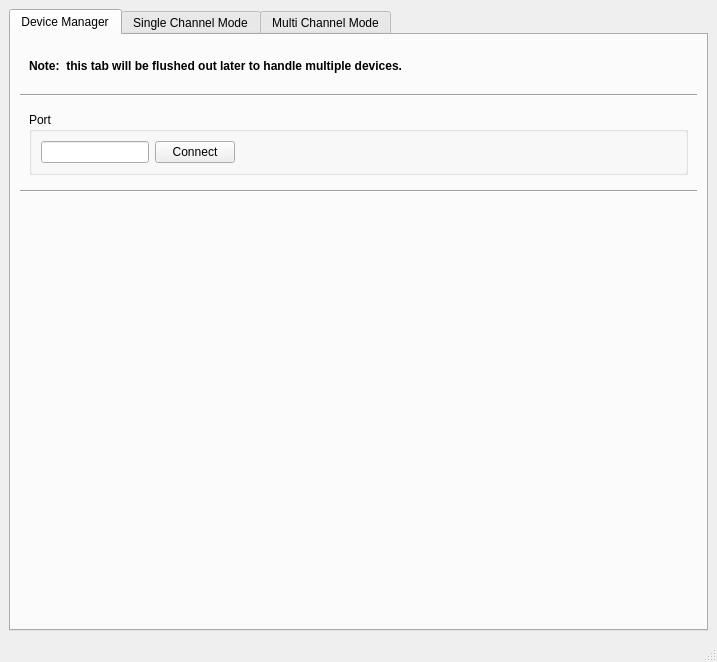
<?xml version="1.0" encoding="UTF-8"?>
<ui version="4.0">
 <class>MainWindow</class>
 <widget class="QMainWindow" name="MainWindow">
  <property name="geometry">
   <rect>
    <x>0</x>
    <y>0</y>
    <width>717</width>
    <height>662</height>
   </rect>
  </property>
  <property name="windowTitle">
   <string>Expresso Capillary Sensor</string>
  </property>
  <widget class="QWidget" name="centralwidget">
   <layout class="QVBoxLayout" name="verticalLayout">
    <item>
     <widget class="QTabWidget" name="tabWidget">
      <property name="currentIndex">
       <number>0</number>
      </property>
      <widget class="QWidget" name="deviceTab">
       <attribute name="title">
        <string>Device Manager</string>
       </attribute>
       <layout class="QVBoxLayout" name="verticalLayout_8">
        <item>
         <widget class="QWidget" name="widget_13" native="true">
          <layout class="QHBoxLayout" name="horizontalLayout_16">
           <property name="topMargin">
            <number>15</number>
           </property>
           <property name="bottomMargin">
            <number>15</number>
           </property>
           <item>
            <widget class="QLabel" name="label_7">
             <property name="font">
              <font>
               <weight>75</weight>
               <bold>true</bold>
              </font>
             </property>
             <property name="text">
              <string>Note:  this tab will be flushed out later to handle multiple devices.</string>
             </property>
            </widget>
           </item>
          </layout>
         </widget>
        </item>
        <item>
         <widget class="Line" name="line_8">
          <property name="orientation">
           <enum>Qt::Horizontal</enum>
          </property>
         </widget>
        </item>
        <item>
         <widget class="QWidget" name="widget_1" native="true">
          <property name="sizePolicy">
           <sizepolicy hsizetype="Preferred" vsizetype="Fixed">
            <horstretch>0</horstretch>
            <verstretch>0</verstretch>
           </sizepolicy>
          </property>
          <layout class="QHBoxLayout" name="horizontalLayout_2">
           <item>
            <widget class="QGroupBox" name="groupBox_3">
             <property name="title">
              <string>Port</string>
             </property>
             <layout class="QHBoxLayout" name="horizontalLayout">
              <item>
               <widget class="QLineEdit" name="portLineEdit">
                <property name="sizePolicy">
                 <sizepolicy hsizetype="Fixed" vsizetype="Fixed">
                  <horstretch>0</horstretch>
                  <verstretch>0</verstretch>
                 </sizepolicy>
                </property>
                <property name="focusPolicy">
                 <enum>Qt::ClickFocus</enum>
                </property>
               </widget>
              </item>
              <item>
               <widget class="QPushButton" name="connectPushButton">
                <property name="sizePolicy">
                 <sizepolicy hsizetype="Fixed" vsizetype="Fixed">
                  <horstretch>0</horstretch>
                  <verstretch>0</verstretch>
                 </sizepolicy>
                </property>
                <property name="text">
                 <string>Connect</string>
                </property>
               </widget>
              </item>
              <item>
               <spacer name="horizontalSpacer">
                <property name="orientation">
                 <enum>Qt::Horizontal</enum>
                </property>
                <property name="sizeHint" stdset="0">
                 <size>
                  <width>114</width>
                  <height>20</height>
                 </size>
                </property>
               </spacer>
              </item>
             </layout>
             <zorder>portLineEdit</zorder>
             <zorder>connectPushButton</zorder>
             <zorder>horizontalSpacer</zorder>
            </widget>
           </item>
          </layout>
         </widget>
        </item>
        <item>
         <widget class="Line" name="line_2">
          <property name="orientation">
           <enum>Qt::Horizontal</enum>
          </property>
         </widget>
        </item>
        <item>
         <spacer name="verticalSpacer_2">
          <property name="orientation">
           <enum>Qt::Vertical</enum>
          </property>
          <property name="sizeHint" stdset="0">
           <size>
            <width>20</width>
            <height>40</height>
           </size>
          </property>
         </spacer>
        </item>
       </layout>
      </widget>
      <widget class="QWidget" name="singleChannelTab">
       <attribute name="title">
        <string>Single Channel Mode</string>
       </attribute>
       <layout class="QVBoxLayout" name="verticalLayout_7">
        <item>
         <widget class="QWidget" name="singleChannelStartWidget" native="true">
          <layout class="QHBoxLayout" name="horizontalLayout_12">
           <property name="topMargin">
            <number>9</number>
           </property>
           <property name="bottomMargin">
            <number>0</number>
           </property>
           <item>
            <widget class="QGroupBox" name="suBox">
             <property name="title">
              <string>Active Device &amp;&amp; Channel</string>
             </property>
             <layout class="QHBoxLayout" name="horizontalLayout_13">
              <item>
               <widget class="QComboBox" name="singleChannelDeviceComboBox">
                <property name="sizePolicy">
                 <sizepolicy hsizetype="Fixed" vsizetype="Fixed">
                  <horstretch>0</horstretch>
                  <verstretch>0</verstretch>
                 </sizepolicy>
                </property>
                <property name="minimumSize">
                 <size>
                  <width>180</width>
                  <height>0</height>
                 </size>
                </property>
                <property name="maximumSize">
                 <size>
                  <width>180</width>
                  <height>16777215</height>
                 </size>
                </property>
               </widget>
              </item>
             </layout>
            </widget>
           </item>
           <item>
            <widget class="QGroupBox" name="channelBox">
             <property name="sizePolicy">
              <sizepolicy hsizetype="Preferred" vsizetype="Fixed">
               <horstretch>0</horstretch>
               <verstretch>0</verstretch>
              </sizepolicy>
             </property>
             <property name="title">
              <string/>
             </property>
             <layout class="QHBoxLayout" name="horizontalLayout_3">
              <item>
               <widget class="QRadioButton" name="channelRadioButton_1">
                <property name="text">
                 <string>1</string>
                </property>
               </widget>
              </item>
              <item>
               <widget class="QRadioButton" name="channelRadioButton_2">
                <property name="text">
                 <string>2</string>
                </property>
               </widget>
              </item>
              <item>
               <widget class="QRadioButton" name="channelRadioButton_3">
                <property name="text">
                 <string>3</string>
                </property>
               </widget>
              </item>
              <item>
               <widget class="QRadioButton" name="channelRadioButton_4">
                <property name="text">
                 <string>4</string>
                </property>
               </widget>
              </item>
              <item>
               <widget class="QRadioButton" name="channelRadioButton_5">
                <property name="text">
                 <string>5</string>
                </property>
               </widget>
              </item>
              <item>
               <spacer name="horizontalSpacer_2">
                <property name="orientation">
                 <enum>Qt::Horizontal</enum>
                </property>
                <property name="sizeType">
                 <enum>QSizePolicy::Expanding</enum>
                </property>
                <property name="sizeHint" stdset="0">
                 <size>
                  <width>30</width>
                  <height>20</height>
                 </size>
                </property>
               </spacer>
              </item>
              <item>
               <widget class="QPushButton" name="singleChannelStart">
                <property name="sizePolicy">
                 <sizepolicy hsizetype="Fixed" vsizetype="Fixed">
                  <horstretch>0</horstretch>
                  <verstretch>0</verstretch>
                 </sizepolicy>
                </property>
                <property name="minimumSize">
                 <size>
                  <width>80</width>
                  <height>0</height>
                 </size>
                </property>
                <property name="text">
                 <string>Start</string>
                </property>
               </widget>
              </item>
             </layout>
            </widget>
           </item>
          </layout>
         </widget>
        </item>
        <item>
         <widget class="Line" name="line_3">
          <property name="orientation">
           <enum>Qt::Horizontal</enum>
          </property>
         </widget>
        </item>
        <item>
         <widget class="QWidget" name="widget_4" native="true">
          <layout class="QVBoxLayout" name="verticalLayout_6">
           <item>
            <widget class="QGroupBox" name="singleChannelPixelBox">
             <property name="title">
              <string>Pixel Values</string>
             </property>
             <layout class="QVBoxLayout" name="verticalLayout_5">
              <item>
               <widget class="MplWidget" name="mpl" native="true">
                <property name="sizePolicy">
                 <sizepolicy hsizetype="Expanding" vsizetype="Expanding">
                  <horstretch>0</horstretch>
                  <verstretch>0</verstretch>
                 </sizepolicy>
                </property>
                <property name="minimumSize">
                 <size>
                  <width>200</width>
                  <height>200</height>
                 </size>
                </property>
               </widget>
              </item>
              <item>
               <widget class="QWidget" name="widget_11" native="true">
                <layout class="QHBoxLayout" name="horizontalLayout_14">
                 <property name="topMargin">
                  <number>0</number>
                 </property>
                 <property name="bottomMargin">
                  <number>0</number>
                 </property>
                 <item>
                  <spacer name="horizontalSpacer_3">
                   <property name="orientation">
                    <enum>Qt::Horizontal</enum>
                   </property>
                   <property name="sizeHint" stdset="0">
                    <size>
                     <width>40</width>
                     <height>20</height>
                    </size>
                   </property>
                  </spacer>
                 </item>
                 <item>
                  <widget class="QLabel" name="label_10">
                   <property name="font">
                    <font>
                     <weight>75</weight>
                     <bold>true</bold>
                    </font>
                   </property>
                   <property name="text">
                    <string>Pixel Normalization</string>
                   </property>
                  </widget>
                 </item>
                 <item>
                  <widget class="QPushButton" name="clearNormalizationPushButton">
                   <property name="sizePolicy">
                    <sizepolicy hsizetype="Fixed" vsizetype="Fixed">
                     <horstretch>0</horstretch>
                     <verstretch>0</verstretch>
                    </sizepolicy>
                   </property>
                   <property name="minimumSize">
                    <size>
                     <width>80</width>
                     <height>0</height>
                    </size>
                   </property>
                   <property name="text">
                    <string>Clear</string>
                   </property>
                  </widget>
                 </item>
                 <item>
                  <widget class="QPushButton" name="setNormalizationPushButton">
                   <property name="text">
                    <string>Set</string>
                   </property>
                  </widget>
                 </item>
                 <item>
                  <widget class="QPushButton" name="saveNormalizationPushButton">
                   <property name="text">
                    <string>Save</string>
                   </property>
                  </widget>
                 </item>
                 <item>
                  <widget class="QPushButton" name="loadNormalizationPushButton">
                   <property name="text">
                    <string>Load</string>
                   </property>
                  </widget>
                 </item>
                </layout>
               </widget>
              </item>
             </layout>
            </widget>
           </item>
          </layout>
         </widget>
        </item>
        <item>
         <widget class="QWidget" name="widget_5" native="true">
          <layout class="QHBoxLayout" name="horizontalLayout_6">
           <property name="topMargin">
            <number>0</number>
           </property>
           <property name="bottomMargin">
            <number>0</number>
           </property>
           <item>
            <widget class="QGroupBox" name="singleChannelLevelBox">
             <property name="title">
              <string>Fluid Level</string>
             </property>
             <layout class="QHBoxLayout" name="horizontalLayout_5">
              <item>
               <spacer name="horizontalSpacer_5">
                <property name="orientation">
                 <enum>Qt::Horizontal</enum>
                </property>
                <property name="sizeType">
                 <enum>QSizePolicy::Fixed</enum>
                </property>
                <property name="sizeHint" stdset="0">
                 <size>
                  <width>40</width>
                  <height>20</height>
                 </size>
                </property>
               </spacer>
              </item>
              <item>
               <widget class="QProgressBar" name="singleChannelProgressBar">
                <property name="font">
                 <font>
                  <weight>75</weight>
                  <bold>true</bold>
                 </font>
                </property>
                <property name="value">
                 <number>0</number>
                </property>
                <property name="format">
                 <string>%v nl</string>
                </property>
               </widget>
              </item>
              <item>
               <spacer name="horizontalSpacer_6">
                <property name="orientation">
                 <enum>Qt::Horizontal</enum>
                </property>
                <property name="sizeType">
                 <enum>QSizePolicy::Fixed</enum>
                </property>
                <property name="sizeHint" stdset="0">
                 <size>
                  <width>40</width>
                  <height>20</height>
                 </size>
                </property>
               </spacer>
              </item>
             </layout>
            </widget>
           </item>
          </layout>
         </widget>
        </item>
       </layout>
      </widget>
      <widget class="QWidget" name="multiChannelTab">
       <attribute name="title">
        <string>Multi Channel Mode</string>
       </attribute>
       <layout class="QVBoxLayout" name="verticalLayout_4">
        <item>
         <widget class="QWidget" name="widget_6" native="true">
          <layout class="QVBoxLayout" name="verticalLayout_3">
           <item>
            <widget class="QWidget" name="multiChannelStartWidget" native="true">
             <layout class="QHBoxLayout" name="horizontalLayout_4">
              <property name="topMargin">
               <number>0</number>
              </property>
              <property name="bottomMargin">
               <number>0</number>
              </property>
              <item>
               <widget class="QCheckBox" name="loggingCheckBox">
                <property name="font">
                 <font>
                  <weight>75</weight>
                  <bold>true</bold>
                 </font>
                </property>
                <property name="text">
                 <string>Logging</string>
                </property>
                <property name="checked">
                 <bool>true</bool>
                </property>
               </widget>
              </item>
              <item>
               <spacer name="horizontalSpacer_4">
                <property name="orientation">
                 <enum>Qt::Horizontal</enum>
                </property>
                <property name="sizeHint" stdset="0">
                 <size>
                  <width>40</width>
                  <height>20</height>
                 </size>
                </property>
               </spacer>
              </item>
              <item>
               <widget class="QPushButton" name="multiChannelStart">
                <property name="sizePolicy">
                 <sizepolicy hsizetype="Fixed" vsizetype="Fixed">
                  <horstretch>0</horstretch>
                  <verstretch>0</verstretch>
                 </sizepolicy>
                </property>
                <property name="text">
                 <string>Start</string>
                </property>
               </widget>
              </item>
             </layout>
            </widget>
           </item>
           <item>
            <widget class="Line" name="line_7">
             <property name="orientation">
              <enum>Qt::Horizontal</enum>
             </property>
            </widget>
           </item>
           <item>
            <widget class="QTabWidget" name="multiChannelDeviceTabWidget">
             <property name="currentIndex">
              <number>0</number>
             </property>
             <widget class="QWidget" name="widget">
              <attribute name="title">
               <string>Device 1</string>
              </attribute>
              <layout class="QVBoxLayout" name="verticalLayout_10">
               <item>
                <widget class="QScrollArea" name="scrollArea">
                 <property name="widgetResizable">
                  <bool>true</bool>
                 </property>
                 <widget class="QWidget" name="scrollAreaWidgetContents">
                  <property name="geometry">
                   <rect>
                    <x>0</x>
                    <y>0</y>
                    <width>635</width>
                    <height>386</height>
                   </rect>
                  </property>
                  <layout class="QVBoxLayout" name="verticalLayout_2">
                   <item>
                    <widget class="QLabel" name="label_8">
                     <property name="sizePolicy">
                      <sizepolicy hsizetype="Preferred" vsizetype="Fixed">
                       <horstretch>0</horstretch>
                       <verstretch>0</verstretch>
                      </sizepolicy>
                     </property>
                     <property name="font">
                      <font>
                       <weight>75</weight>
                       <bold>true</bold>
                      </font>
                     </property>
                     <property name="text">
                      <string>Fluid Levels</string>
                     </property>
                    </widget>
                   </item>
                   <item>
                    <widget class="QWidget" name="widget" native="true">
                     <layout class="QHBoxLayout" name="horizontalLayout_7">
                      <property name="topMargin">
                       <number>15</number>
                      </property>
                      <property name="bottomMargin">
                       <number>15</number>
                      </property>
                      <item>
                       <widget class="QLabel" name="label">
                        <property name="sizePolicy">
                         <sizepolicy hsizetype="Fixed" vsizetype="Preferred">
                          <horstretch>0</horstretch>
                          <verstretch>0</verstretch>
                         </sizepolicy>
                        </property>
                        <property name="minimumSize">
                         <size>
                          <width>50</width>
                          <height>0</height>
                         </size>
                        </property>
                        <property name="maximumSize">
                         <size>
                          <width>50</width>
                          <height>16777215</height>
                         </size>
                        </property>
                        <property name="font">
                         <font>
                          <weight>75</weight>
                          <bold>true</bold>
                         </font>
                        </property>
                        <property name="text">
                         <string>Ch 1</string>
                        </property>
                       </widget>
                      </item>
                      <item>
                       <widget class="QProgressBar" name="multiChannelProgressBar_1">
                        <property name="font">
                         <font>
                          <weight>75</weight>
                          <bold>true</bold>
                         </font>
                        </property>
                        <property name="value">
                         <number>0</number>
                        </property>
                        <property name="textVisible">
                         <bool>true</bool>
                        </property>
                        <property name="orientation">
                         <enum>Qt::Horizontal</enum>
                        </property>
                        <property name="invertedAppearance">
                         <bool>false</bool>
                        </property>
                        <property name="format">
                         <string>%v nl</string>
                        </property>
                       </widget>
                      </item>
                      <item>
                       <spacer name="horizontalSpacer_7">
                        <property name="orientation">
                         <enum>Qt::Horizontal</enum>
                        </property>
                        <property name="sizeType">
                         <enum>QSizePolicy::Fixed</enum>
                        </property>
                        <property name="sizeHint" stdset="0">
                         <size>
                          <width>20</width>
                          <height>20</height>
                         </size>
                        </property>
                       </spacer>
                      </item>
                     </layout>
                    </widget>
                   </item>
                   <item>
                    <widget class="Line" name="line">
                     <property name="orientation">
                      <enum>Qt::Horizontal</enum>
                     </property>
                    </widget>
                   </item>
                   <item>
                    <widget class="QWidget" name="widget_3" native="true">
                     <layout class="QHBoxLayout" name="horizontalLayout_8">
                      <property name="topMargin">
                       <number>15</number>
                      </property>
                      <property name="bottomMargin">
                       <number>15</number>
                      </property>
                      <item>
                       <widget class="QLabel" name="label_2">
                        <property name="sizePolicy">
                         <sizepolicy hsizetype="Fixed" vsizetype="Preferred">
                          <horstretch>0</horstretch>
                          <verstretch>0</verstretch>
                         </sizepolicy>
                        </property>
                        <property name="minimumSize">
                         <size>
                          <width>50</width>
                          <height>0</height>
                         </size>
                        </property>
                        <property name="maximumSize">
                         <size>
                          <width>50</width>
                          <height>16777215</height>
                         </size>
                        </property>
                        <property name="font">
                         <font>
                          <weight>75</weight>
                          <bold>true</bold>
                         </font>
                        </property>
                        <property name="text">
                         <string>Ch 2</string>
                        </property>
                       </widget>
                      </item>
                      <item>
                       <widget class="QProgressBar" name="multiChannelProgressBar_2">
                        <property name="font">
                         <font>
                          <weight>75</weight>
                          <bold>true</bold>
                         </font>
                        </property>
                        <property name="value">
                         <number>0</number>
                        </property>
                        <property name="format">
                         <string>%v nl</string>
                        </property>
                       </widget>
                      </item>
                      <item>
                       <spacer name="horizontalSpacer_8">
                        <property name="orientation">
                         <enum>Qt::Horizontal</enum>
                        </property>
                        <property name="sizeType">
                         <enum>QSizePolicy::Fixed</enum>
                        </property>
                        <property name="sizeHint" stdset="0">
                         <size>
                          <width>20</width>
                          <height>20</height>
                         </size>
                        </property>
                       </spacer>
                      </item>
                     </layout>
                    </widget>
                   </item>
                   <item>
                    <widget class="Line" name="line_4">
                     <property name="orientation">
                      <enum>Qt::Horizontal</enum>
                     </property>
                    </widget>
                   </item>
                   <item>
                    <widget class="QWidget" name="widget_7" native="true">
                     <layout class="QHBoxLayout" name="horizontalLayout_9">
                      <property name="topMargin">
                       <number>15</number>
                      </property>
                      <property name="bottomMargin">
                       <number>15</number>
                      </property>
                      <item>
                       <widget class="QLabel" name="label_4">
                        <property name="sizePolicy">
                         <sizepolicy hsizetype="Fixed" vsizetype="Preferred">
                          <horstretch>0</horstretch>
                          <verstretch>0</verstretch>
                         </sizepolicy>
                        </property>
                        <property name="minimumSize">
                         <size>
                          <width>50</width>
                          <height>0</height>
                         </size>
                        </property>
                        <property name="maximumSize">
                         <size>
                          <width>50</width>
                          <height>16777215</height>
                         </size>
                        </property>
                        <property name="font">
                         <font>
                          <weight>75</weight>
                          <bold>true</bold>
                         </font>
                        </property>
                        <property name="text">
                         <string>Ch 3</string>
                        </property>
                       </widget>
                      </item>
                      <item>
                       <widget class="QProgressBar" name="multiChannelProgressBar_3">
                        <property name="font">
                         <font>
                          <weight>75</weight>
                          <bold>true</bold>
                         </font>
                        </property>
                        <property name="value">
                         <number>0</number>
                        </property>
                        <property name="format">
                         <string>%v nl</string>
                        </property>
                       </widget>
                      </item>
                      <item>
                       <spacer name="horizontalSpacer_9">
                        <property name="orientation">
                         <enum>Qt::Horizontal</enum>
                        </property>
                        <property name="sizeType">
                         <enum>QSizePolicy::Fixed</enum>
                        </property>
                        <property name="sizeHint" stdset="0">
                         <size>
                          <width>20</width>
                          <height>20</height>
                         </size>
                        </property>
                       </spacer>
                      </item>
                     </layout>
                    </widget>
                   </item>
                   <item>
                    <widget class="Line" name="line_5">
                     <property name="orientation">
                      <enum>Qt::Horizontal</enum>
                     </property>
                    </widget>
                   </item>
                   <item>
                    <widget class="QWidget" name="widget_8" native="true">
                     <layout class="QHBoxLayout" name="horizontalLayout_10">
                      <property name="topMargin">
                       <number>15</number>
                      </property>
                      <property name="bottomMargin">
                       <number>15</number>
                      </property>
                      <item>
                       <widget class="QLabel" name="label_5">
                        <property name="sizePolicy">
                         <sizepolicy hsizetype="Fixed" vsizetype="Preferred">
                          <horstretch>0</horstretch>
                          <verstretch>0</verstretch>
                         </sizepolicy>
                        </property>
                        <property name="minimumSize">
                         <size>
                          <width>50</width>
                          <height>0</height>
                         </size>
                        </property>
                        <property name="maximumSize">
                         <size>
                          <width>50</width>
                          <height>16777215</height>
                         </size>
                        </property>
                        <property name="font">
                         <font>
                          <weight>75</weight>
                          <bold>true</bold>
                         </font>
                        </property>
                        <property name="text">
                         <string>Ch 4</string>
                        </property>
                       </widget>
                      </item>
                      <item>
                       <widget class="QProgressBar" name="multiChannelProgressBar_4">
                        <property name="font">
                         <font>
                          <weight>75</weight>
                          <bold>true</bold>
                         </font>
                        </property>
                        <property name="value">
                         <number>0</number>
                        </property>
                        <property name="format">
                         <string>%v nl</string>
                        </property>
                       </widget>
                      </item>
                      <item>
                       <spacer name="horizontalSpacer_10">
                        <property name="orientation">
                         <enum>Qt::Horizontal</enum>
                        </property>
                        <property name="sizeType">
                         <enum>QSizePolicy::Fixed</enum>
                        </property>
                        <property name="sizeHint" stdset="0">
                         <size>
                          <width>20</width>
                          <height>20</height>
                         </size>
                        </property>
                       </spacer>
                      </item>
                     </layout>
                    </widget>
                   </item>
                   <item>
                    <widget class="Line" name="line_6">
                     <property name="orientation">
                      <enum>Qt::Horizontal</enum>
                     </property>
                    </widget>
                   </item>
                   <item>
                    <widget class="QWidget" name="widget_9" native="true">
                     <layout class="QHBoxLayout" name="horizontalLayout_11">
                      <property name="topMargin">
                       <number>15</number>
                      </property>
                      <property name="bottomMargin">
                       <number>15</number>
                      </property>
                      <item>
                       <widget class="QLabel" name="label_6">
                        <property name="sizePolicy">
                         <sizepolicy hsizetype="Fixed" vsizetype="Preferred">
                          <horstretch>0</horstretch>
                          <verstretch>0</verstretch>
                         </sizepolicy>
                        </property>
                        <property name="minimumSize">
                         <size>
                          <width>50</width>
                          <height>0</height>
                         </size>
                        </property>
                        <property name="maximumSize">
                         <size>
                          <width>50</width>
                          <height>16777215</height>
                         </size>
                        </property>
                        <property name="font">
                         <font>
                          <weight>75</weight>
                          <bold>true</bold>
                         </font>
                        </property>
                        <property name="text">
                         <string>Ch 5</string>
                        </property>
                       </widget>
                      </item>
                      <item>
                       <widget class="QProgressBar" name="multiChannelProgressBar_5">
                        <property name="font">
                         <font>
                          <weight>75</weight>
                          <bold>true</bold>
                         </font>
                        </property>
                        <property name="value">
                         <number>0</number>
                        </property>
                        <property name="format">
                         <string>%v nl</string>
                        </property>
                       </widget>
                      </item>
                      <item>
                       <spacer name="horizontalSpacer_11">
                        <property name="orientation">
                         <enum>Qt::Horizontal</enum>
                        </property>
                        <property name="sizeType">
                         <enum>QSizePolicy::Fixed</enum>
                        </property>
                        <property name="sizeHint" stdset="0">
                         <size>
                          <width>20</width>
                          <height>20</height>
                         </size>
                        </property>
                       </spacer>
                      </item>
                     </layout>
                    </widget>
                   </item>
                  </layout>
                 </widget>
                </widget>
               </item>
              </layout>
             </widget>
             <widget class="QWidget" name="tab_2">
              <attribute name="title">
               <string>Device 2</string>
              </attribute>
             </widget>
             <widget class="QWidget" name="tab_3">
              <attribute name="title">
               <string>Device 3</string>
              </attribute>
             </widget>
             <widget class="QWidget" name="tab">
              <attribute name="title">
               <string>Device 4</string>
              </attribute>
             </widget>
             <widget class="QWidget" name="tab_4">
              <attribute name="title">
               <string>Device etc</string>
              </attribute>
             </widget>
            </widget>
           </item>
           <item>
            <widget class="QWidget" name="logFileWidget" native="true">
             <layout class="QHBoxLayout" name="horizontalLayout_15">
              <item>
               <widget class="QLabel" name="label_9">
                <property name="font">
                 <font>
                  <weight>75</weight>
                  <bold>true</bold>
                 </font>
                </property>
                <property name="text">
                 <string>Log File: </string>
                </property>
               </widget>
              </item>
              <item>
               <widget class="QLabel" name="logFileLabel">
                <property name="sizePolicy">
                 <sizepolicy hsizetype="Expanding" vsizetype="Preferred">
                  <horstretch>0</horstretch>
                  <verstretch>0</verstretch>
                 </sizepolicy>
                </property>
                <property name="text">
                 <string>default_log_file.hdf5</string>
                </property>
               </widget>
              </item>
              <item>
               <widget class="QToolButton" name="setLogFileToolButton">
                <property name="text">
                 <string>...</string>
                </property>
               </widget>
              </item>
             </layout>
            </widget>
           </item>
          </layout>
         </widget>
        </item>
       </layout>
      </widget>
     </widget>
    </item>
   </layout>
  </widget>
  <widget class="QMenuBar" name="menubar">
   <property name="geometry">
    <rect>
     <x>0</x>
     <y>0</y>
     <width>717</width>
     <height>23</height>
    </rect>
   </property>
  </widget>
  <widget class="QStatusBar" name="statusbar"/>
 </widget>
 <customwidgets>
  <customwidget>
   <class>MplWidget</class>
   <extends>QWidget</extends>
   <header>mplwidget</header>
   <container>1</container>
  </customwidget>
 </customwidgets>
 <resources/>
 <connections/>
</ui>
